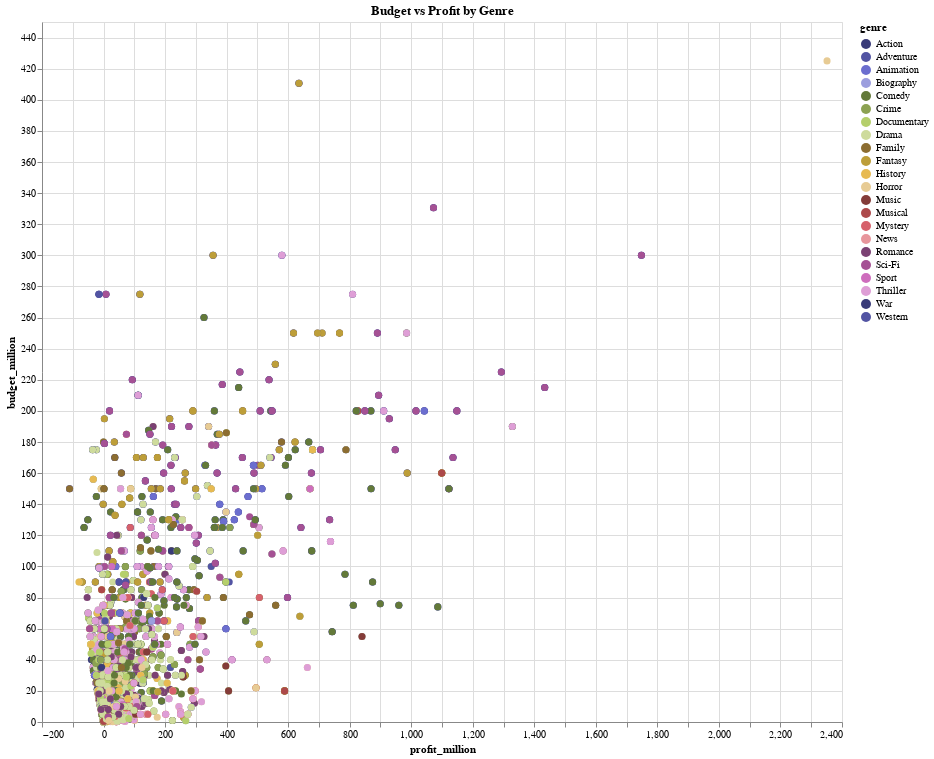

Notebook cell for this chart:
### Code cell
alt.Chart(genres_profits[0:5000]).mark_circle(size=50).\
encode(x='profit_million', y='budget_million', \
       color = alt.Color('genre:N', scale=alt.Scale(scheme='category20b')), tooltip=['movie', 'profit_million'], \
       opacity=alt.condition(selection, alt.value(1), alt.value(0.05))).properties(height=700, width=800, title='Budget vs Profit by Genre').add_selection(selection)

### Figure 1 — Vega-Lite specification as saved in the notebook (floating-point values rounded to 4 significant figures; data arrays with more than 128 entries replaced by an {"elided": "..."} marker saying what was removed)
{"config": {"view": {"continuousWidth": 400, "continuousHeight": 300}}, "data": {"name": "data-a23ae8bbd3769ac549ba4291775bbdee"}, "mark": {"type": "circle", "size": 50}, "encoding": {"color": {"type": "nominal", "field": "genre", "scale": {"scheme": "category20b"}}, "opacity": {"condition": {"value": 1, "selection": "selector002"}, "value": 0.05}, "tooltip": [{"type": "nominal", "field": "movie"}, {"type": "quantitative", "field": "profit_million"}], "x": {"type": "quantitative", "field": "profit_million"}, "y": {"type": "quantitative", "field": "budget_million"}}, "height": 700, "selection": {"selector002": {"type": "multi", "fields": ["genre"], "bind": "legend"}}, "title": "Budget vs Profit by Genre", "width": 800, "$schema": "https://vega.github.io/schema/vega-lite/v4.8.1.json", "datasets": {"data-a23ae8bbd3769ac549ba4291775bbdee": {"elided": "5000 records"}}}
